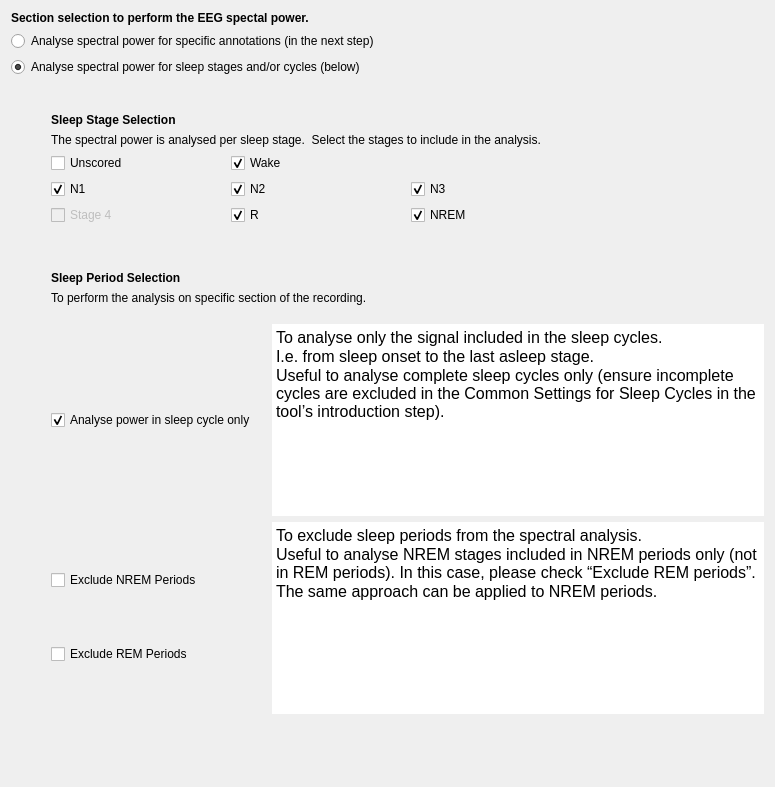
<?xml version="1.0" encoding="UTF-8"?>
<ui version="4.0">
 <class>SelectionStep</class>
 <widget class="QWidget" name="SelectionStep">
  <property name="geometry">
   <rect>
    <x>0</x>
    <y>0</y>
    <width>775</width>
    <height>787</height>
   </rect>
  </property>
  <property name="windowTitle">
   <string/>
  </property>
  <property name="toolTip">
   <string/>
  </property>
  <layout class="QVBoxLayout" name="verticalLayout_4">
   <item>
    <widget class="QLabel" name="label">
     <property name="font">
      <font>
       <italic>false</italic>
       <bold>false</bold>
      </font>
     </property>
     <property name="text">
      <string>&lt;html&gt;&lt;head/&gt;&lt;body&gt;&lt;p&gt;&lt;span style=&quot; font-weight:600;&quot;&gt;Section selection to perform the EEG spectal power. &lt;/span&gt;&lt;/p&gt;&lt;/body&gt;&lt;/html&gt;</string>
     </property>
    </widget>
   </item>
   <item>
    <widget class="QRadioButton" name="radioButton_annotations">
     <property name="text">
      <string>Analyse spectral power for specific annotations (in the next step)</string>
     </property>
    </widget>
   </item>
   <item>
    <widget class="QRadioButton" name="radioButton_sleep">
     <property name="text">
      <string>Analyse spectral power for sleep stages and/or cycles (below)</string>
     </property>
     <property name="checked">
      <bool>true</bool>
     </property>
    </widget>
   </item>
   <item>
    <spacer name="verticalSpacer">
     <property name="orientation">
      <enum>Qt::Orientation::Vertical</enum>
     </property>
     <property name="sizeType">
      <enum>QSizePolicy::Policy::Fixed</enum>
     </property>
     <property name="sizeHint" stdset="0">
      <size>
       <width>20</width>
       <height>30</height>
      </size>
     </property>
    </spacer>
   </item>
   <item>
    <layout class="QHBoxLayout" name="horizontalLayout">
     <item>
      <spacer name="horizontalSpacer">
       <property name="orientation">
        <enum>Qt::Orientation::Horizontal</enum>
       </property>
       <property name="sizeType">
        <enum>QSizePolicy::Policy::Minimum</enum>
       </property>
       <property name="sizeHint" stdset="0">
        <size>
         <width>40</width>
         <height>20</height>
        </size>
       </property>
      </spacer>
     </item>
     <item>
      <layout class="QVBoxLayout" name="verticalLayout_3">
       <item>
        <layout class="QVBoxLayout" name="verticalLayout">
         <item>
          <widget class="QLabel" name="label_5">
           <property name="font">
            <font>
             <italic>false</italic>
             <bold>false</bold>
            </font>
           </property>
           <property name="text">
            <string>&lt;html&gt;&lt;head/&gt;&lt;body&gt;&lt;p&gt;&lt;span style=&quot; font-weight:600;&quot;&gt;Sleep Stage Selection&lt;/span&gt;&lt;/p&gt;&lt;/body&gt;&lt;/html&gt;</string>
           </property>
          </widget>
         </item>
         <item>
          <widget class="QLabel" name="label_3">
           <property name="text">
            <string>The spectral power is analysed per sleep stage.  Select the stages to include in the analysis.</string>
           </property>
          </widget>
         </item>
         <item>
          <layout class="QGridLayout" name="gridLayout">
           <item row="0" column="0">
            <widget class="QCheckBox" name="unscored_checkBox">
             <property name="minimumSize">
              <size>
               <width>70</width>
               <height>0</height>
              </size>
             </property>
             <property name="toolTip">
              <string>Check to perform the PSA on signal unscored.  PSG recording without sleep staging will be marked &quot;unscored&quot;.</string>
             </property>
             <property name="text">
              <string>Unscored</string>
             </property>
            </widget>
           </item>
           <item row="1" column="0">
            <widget class="QCheckBox" name="n1_checkBox">
             <property name="toolTip">
              <string>Check to perform the PSA on signal scored N1.</string>
             </property>
             <property name="text">
              <string>N1</string>
             </property>
             <property name="checked">
              <bool>true</bool>
             </property>
            </widget>
           </item>
           <item row="2" column="1">
            <widget class="QCheckBox" name="r_checkBox">
             <property name="minimumSize">
              <size>
               <width>70</width>
               <height>0</height>
              </size>
             </property>
             <property name="toolTip">
              <string>Check to perform the PSA on signal scored R (rem).</string>
             </property>
             <property name="text">
              <string>R</string>
             </property>
             <property name="checked">
              <bool>true</bool>
             </property>
            </widget>
           </item>
           <item row="0" column="1">
            <widget class="QCheckBox" name="w_checkBox">
             <property name="minimumSize">
              <size>
               <width>70</width>
               <height>0</height>
              </size>
             </property>
             <property name="toolTip">
              <string>Check to perform the PSA on signal scored awake.</string>
             </property>
             <property name="text">
              <string>Wake</string>
             </property>
             <property name="checked">
              <bool>true</bool>
             </property>
            </widget>
           </item>
           <item row="1" column="2" colspan="2">
            <widget class="QCheckBox" name="n3_checkBox">
             <property name="minimumSize">
              <size>
               <width>70</width>
               <height>0</height>
              </size>
             </property>
             <property name="toolTip">
              <string>Check to perform the PSA on signal scored N3.</string>
             </property>
             <property name="text">
              <string>N3</string>
             </property>
             <property name="checked">
              <bool>true</bool>
             </property>
            </widget>
           </item>
           <item row="1" column="1">
            <widget class="QCheckBox" name="n2_checkBox">
             <property name="minimumSize">
              <size>
               <width>70</width>
               <height>0</height>
              </size>
             </property>
             <property name="toolTip">
              <string>Check to perform the PSA on signal scored N2.</string>
             </property>
             <property name="text">
              <string>N2</string>
             </property>
             <property name="checked">
              <bool>true</bool>
             </property>
            </widget>
           </item>
           <item row="2" column="0">
            <widget class="QCheckBox" name="s4_checkBox">
             <property name="enabled">
              <bool>false</bool>
             </property>
             <property name="toolTip">
              <string>Check to perform the PSA on signal scored Stage 4.</string>
             </property>
             <property name="text">
              <string>Stage 4</string>
             </property>
            </widget>
           </item>
           <item row="2" column="2" colspan="2">
            <widget class="QCheckBox" name="nrem_checkBox">
             <property name="minimumSize">
              <size>
               <width>70</width>
               <height>0</height>
              </size>
             </property>
             <property name="text">
              <string>NREM</string>
             </property>
             <property name="checked">
              <bool>true</bool>
             </property>
            </widget>
           </item>
          </layout>
         </item>
        </layout>
       </item>
       <item>
        <spacer name="verticalSpacer_7">
         <property name="orientation">
          <enum>Qt::Orientation::Vertical</enum>
         </property>
         <property name="sizeType">
          <enum>QSizePolicy::Policy::Fixed</enum>
         </property>
         <property name="sizeHint" stdset="0">
          <size>
           <width>20</width>
           <height>40</height>
          </size>
         </property>
        </spacer>
       </item>
       <item>
        <widget class="QLabel" name="label_4">
         <property name="font">
          <font>
           <italic>false</italic>
           <bold>false</bold>
          </font>
         </property>
         <property name="text">
          <string>&lt;html&gt;&lt;head/&gt;&lt;body&gt;&lt;p&gt;&lt;span style=&quot; font-weight:600;&quot;&gt;Sleep Period Selection&lt;/span&gt;&lt;/p&gt;&lt;/body&gt;&lt;/html&gt;</string>
         </property>
        </widget>
       </item>
       <item>
        <widget class="QLabel" name="label_7">
         <property name="text">
          <string>To perform the analysis on specific section of the recording.</string>
         </property>
        </widget>
       </item>
       <item>
        <spacer name="verticalSpacer_4">
         <property name="orientation">
          <enum>Qt::Orientation::Vertical</enum>
         </property>
         <property name="sizeType">
          <enum>QSizePolicy::Policy::Fixed</enum>
         </property>
         <property name="sizeHint" stdset="0">
          <size>
           <width>20</width>
           <height>13</height>
          </size>
         </property>
        </spacer>
       </item>
       <item>
        <layout class="QGridLayout" name="gridLayout_2">
         <item row="0" column="0">
          <widget class="QCheckBox" name="in_cycle_checkBox">
           <property name="enabled">
            <bool>true</bool>
           </property>
           <property name="toolTip">
            <string>Check to perform the PSA only on the signal included in the sleep cycles i.e. from sleep onset to the last asleep stage.</string>
           </property>
           <property name="text">
            <string>Analyse power in sleep cycle only   </string>
           </property>
           <property name="checkable">
            <bool>true</bool>
           </property>
           <property name="checked">
            <bool>true</bool>
           </property>
          </widget>
         </item>
         <item row="1" column="0">
          <layout class="QVBoxLayout" name="verticalLayout_2">
           <item>
            <widget class="QCheckBox" name="excl_nremp_checkBox">
             <property name="minimumSize">
              <size>
               <width>0</width>
               <height>0</height>
              </size>
             </property>
             <property name="maximumSize">
              <size>
               <width>300</width>
               <height>16777215</height>
              </size>
             </property>
             <property name="toolTip">
              <string>Check to exclude NREM periods from the Power Spectral Analysis.</string>
             </property>
             <property name="text">
              <string>Exclude NREM Periods</string>
             </property>
            </widget>
           </item>
           <item>
            <widget class="QCheckBox" name="excl_remp_checkBox">
             <property name="toolTip">
              <string>Check to exclude REM periods from the Power Spectral Analysis.</string>
             </property>
             <property name="text">
              <string>Exclude REM Periods</string>
             </property>
            </widget>
           </item>
          </layout>
         </item>
         <item row="2" column="1">
          <spacer name="verticalSpacer_2">
           <property name="orientation">
            <enum>Qt::Orientation::Vertical</enum>
           </property>
           <property name="sizeHint" stdset="0">
            <size>
             <width>20</width>
             <height>40</height>
            </size>
           </property>
          </spacer>
         </item>
         <item row="0" column="1">
          <widget class="QTextEdit" name="textEdit">
           <property name="sizePolicy">
            <sizepolicy hsizetype="Expanding" vsizetype="Preferred">
             <horstretch>0</horstretch>
             <verstretch>0</verstretch>
            </sizepolicy>
           </property>
           <property name="minimumSize">
            <size>
             <width>0</width>
             <height>0</height>
            </size>
           </property>
           <property name="maximumSize">
            <size>
             <width>16777215</width>
             <height>16777215</height>
            </size>
           </property>
           <property name="frameShape">
            <enum>QFrame::Shape::NoFrame</enum>
           </property>
           <property name="frameShadow">
            <enum>QFrame::Shadow::Plain</enum>
           </property>
           <property name="lineWidth">
            <number>0</number>
           </property>
           <property name="verticalScrollBarPolicy">
            <enum>Qt::ScrollBarPolicy::ScrollBarAlwaysOff</enum>
           </property>
           <property name="horizontalScrollBarPolicy">
            <enum>Qt::ScrollBarPolicy::ScrollBarAlwaysOff</enum>
           </property>
           <property name="readOnly">
            <bool>true</bool>
           </property>
           <property name="html">
            <string>&lt;!DOCTYPE HTML PUBLIC &quot;-//W3C//DTD HTML 4.0//EN&quot; &quot;http://www.w3.org/TR/REC-html40/strict.dtd&quot;&gt;
&lt;html&gt;&lt;head&gt;&lt;meta name=&quot;qrichtext&quot; content=&quot;1&quot; /&gt;&lt;meta charset=&quot;utf-8&quot; /&gt;&lt;style type=&quot;text/css&quot;&gt;
p, li { white-space: pre-wrap; }
hr { height: 1px; border-width: 0; }
li.unchecked::marker { content: &quot;\2610&quot;; }
li.checked::marker { content: &quot;\2612&quot;; }
&lt;/style&gt;&lt;/head&gt;&lt;body style=&quot; font-size:12pt; font-weight:400; font-style:normal;&quot;&gt;
&lt;p style=&quot; margin-top:0px; margin-bottom:0px; margin-left:0px; margin-right:0px; -qt-block-indent:0; text-indent:0px;&quot;&gt;To analyse only the signal included in the sleep cycles.&lt;/p&gt;
&lt;p style=&quot; margin-top:0px; margin-bottom:0px; margin-left:0px; margin-right:0px; -qt-block-indent:0; text-indent:0px;&quot;&gt;I.e. from sleep onset to the last asleep stage.&lt;/p&gt;
&lt;p style=&quot; margin-top:0px; margin-bottom:0px; margin-left:0px; margin-right:0px; -qt-block-indent:0; text-indent:0px;&quot;&gt;Useful to analyse complete sleep cycles only (ensure incomplete cycles are excluded in the Common Settings for Sleep Cycles in the tool’s introduction step).&lt;/p&gt;&lt;/body&gt;&lt;/html&gt;</string>
           </property>
          </widget>
         </item>
         <item row="1" column="1">
          <widget class="QTextEdit" name="textEdit_2">
           <property name="sizePolicy">
            <sizepolicy hsizetype="Expanding" vsizetype="Preferred">
             <horstretch>0</horstretch>
             <verstretch>0</verstretch>
            </sizepolicy>
           </property>
           <property name="maximumSize">
            <size>
             <width>16777215</width>
             <height>16777215</height>
            </size>
           </property>
           <property name="frameShape">
            <enum>QFrame::Shape::NoFrame</enum>
           </property>
           <property name="frameShadow">
            <enum>QFrame::Shadow::Plain</enum>
           </property>
           <property name="lineWidth">
            <number>0</number>
           </property>
           <property name="verticalScrollBarPolicy">
            <enum>Qt::ScrollBarPolicy::ScrollBarAlwaysOff</enum>
           </property>
           <property name="horizontalScrollBarPolicy">
            <enum>Qt::ScrollBarPolicy::ScrollBarAlwaysOff</enum>
           </property>
           <property name="readOnly">
            <bool>true</bool>
           </property>
           <property name="html">
            <string>&lt;!DOCTYPE HTML PUBLIC &quot;-//W3C//DTD HTML 4.0//EN&quot; &quot;http://www.w3.org/TR/REC-html40/strict.dtd&quot;&gt;
&lt;html&gt;&lt;head&gt;&lt;meta name=&quot;qrichtext&quot; content=&quot;1&quot; /&gt;&lt;meta charset=&quot;utf-8&quot; /&gt;&lt;style type=&quot;text/css&quot;&gt;
p, li { white-space: pre-wrap; }
hr { height: 1px; border-width: 0; }
li.unchecked::marker { content: &quot;\2610&quot;; }
li.checked::marker { content: &quot;\2612&quot;; }
&lt;/style&gt;&lt;/head&gt;&lt;body style=&quot; font-size:12pt; font-weight:400; font-style:normal;&quot;&gt;
&lt;p style=&quot; margin-top:0px; margin-bottom:0px; margin-left:0px; margin-right:0px; -qt-block-indent:0; text-indent:0px;&quot;&gt;To exclude sleep periods from the spectral analysis.&lt;/p&gt;
&lt;p style=&quot; margin-top:0px; margin-bottom:0px; margin-left:0px; margin-right:0px; -qt-block-indent:0; text-indent:0px;&quot;&gt;Useful to analyse NREM stages included in NREM periods only (not in REM periods). In this case, please check “Exclude REM periods”.&lt;/p&gt;
&lt;p style=&quot; margin-top:0px; margin-bottom:0px; margin-left:0px; margin-right:0px; -qt-block-indent:0; text-indent:0px;&quot;&gt;The same approach can be applied to NREM periods.&lt;/p&gt;&lt;/body&gt;&lt;/html&gt;</string>
           </property>
          </widget>
         </item>
        </layout>
       </item>
      </layout>
     </item>
    </layout>
   </item>
  </layout>
 </widget>
 <resources>
  <include location="../../../../../snooz-toolbox/src/main/python/ui/themes/themes.qrc"/>
 </resources>
 <connections>
  <connection>
   <sender>radioButton_annotations</sender>
   <signal>clicked()</signal>
   <receiver>SelectionStep</receiver>
   <slot>update_section_selection_slot()</slot>
   <hints>
    <hint type="sourcelabel">
     <x>160</x>
     <y>98</y>
    </hint>
    <hint type="destinationlabel">
     <x>402</x>
     <y>385</y>
    </hint>
   </hints>
  </connection>
  <connection>
   <sender>radioButton_sleep</sender>
   <signal>clicked()</signal>
   <receiver>SelectionStep</receiver>
   <slot>update_section_selection_slot()</slot>
   <hints>
    <hint type="sourcelabel">
     <x>145</x>
     <y>68</y>
    </hint>
    <hint type="destinationlabel">
     <x>402</x>
     <y>385</y>
    </hint>
   </hints>
  </connection>
  <connection>
   <sender>nrem_checkBox</sender>
   <signal>clicked()</signal>
   <receiver>SelectionStep</receiver>
   <slot>NREM_checkbox_slot()</slot>
   <hints>
    <hint type="sourcelabel">
     <x>450</x>
     <y>233</y>
    </hint>
    <hint type="destinationlabel">
     <x>295</x>
     <y>300</y>
    </hint>
   </hints>
  </connection>
  <connection>
   <sender>excl_nremp_checkBox</sender>
   <signal>clicked()</signal>
   <receiver>SelectionStep</receiver>
   <slot>NREM_stages_and_periods_slot()</slot>
   <hints>
    <hint type="sourcelabel">
     <x>187</x>
     <y>635</y>
    </hint>
    <hint type="destinationlabel">
     <x>520</x>
     <y>393</y>
    </hint>
   </hints>
  </connection>
  <connection>
   <sender>excl_remp_checkBox</sender>
   <signal>clicked()</signal>
   <receiver>SelectionStep</receiver>
   <slot>REM_stages_and_periods_slot()</slot>
   <hints>
    <hint type="sourcelabel">
     <x>187</x>
     <y>701</y>
    </hint>
    <hint type="destinationlabel">
     <x>520</x>
     <y>393</y>
    </hint>
   </hints>
  </connection>
  <connection>
   <sender>n2_checkBox</sender>
   <signal>clicked()</signal>
   <receiver>SelectionStep</receiver>
   <slot>NREM_stages_and_periods_slot()</slot>
   <hints>
    <hint type="sourcelabel">
     <x>421</x>
     <y>247</y>
    </hint>
    <hint type="destinationlabel">
     <x>520</x>
     <y>393</y>
    </hint>
   </hints>
  </connection>
  <connection>
   <sender>n3_checkBox</sender>
   <signal>clicked()</signal>
   <receiver>SelectionStep</receiver>
   <slot>NREM_stages_and_periods_slot()</slot>
   <hints>
    <hint type="sourcelabel">
     <x>787</x>
     <y>247</y>
    </hint>
    <hint type="destinationlabel">
     <x>520</x>
     <y>393</y>
    </hint>
   </hints>
  </connection>
  <connection>
   <sender>nrem_checkBox</sender>
   <signal>clicked()</signal>
   <receiver>SelectionStep</receiver>
   <slot>NREM_stages_and_periods_slot()</slot>
   <hints>
    <hint type="sourcelabel">
     <x>787</x>
     <y>276</y>
    </hint>
    <hint type="destinationlabel">
     <x>520</x>
     <y>393</y>
    </hint>
   </hints>
  </connection>
  <connection>
   <sender>r_checkBox</sender>
   <signal>clicked()</signal>
   <receiver>SelectionStep</receiver>
   <slot>REM_stages_and_periods_slot()</slot>
   <hints>
    <hint type="sourcelabel">
     <x>421</x>
     <y>276</y>
    </hint>
    <hint type="destinationlabel">
     <x>520</x>
     <y>393</y>
    </hint>
   </hints>
  </connection>
 </connections>
 <slots>
  <slot>update_section_selection_slot()</slot>
  <slot>NREM_checkbox_slot()</slot>
  <slot>NREM_stages_and_periods_slot()</slot>
  <slot>REM_stages_and_periods_slot()</slot>
 </slots>
</ui>
